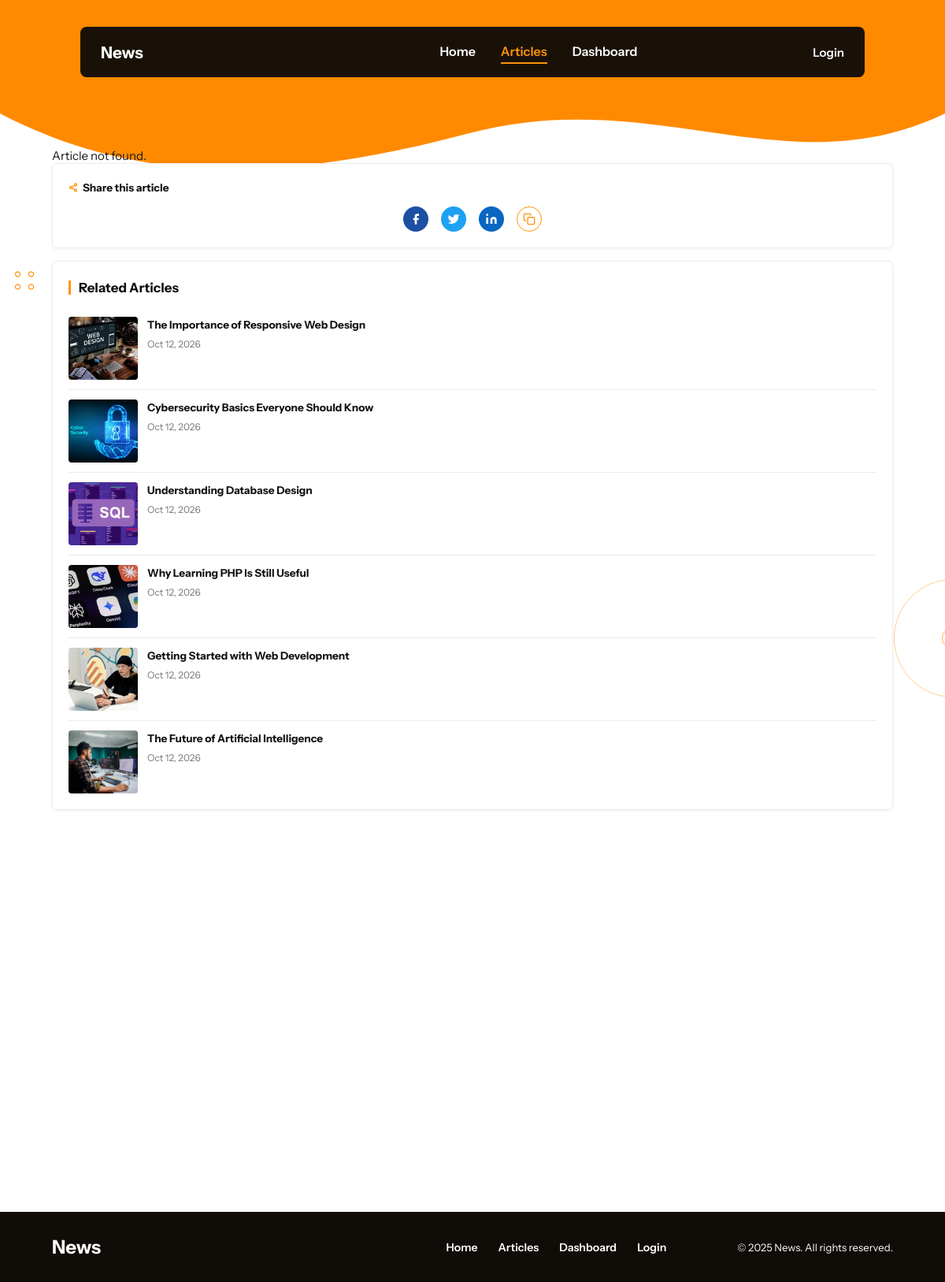
The app's page /article.php with its own data.
### tables this page shows
CREATE TABLE articles (
    id_article INT AUTO_INCREMENT PRIMARY KEY,
    title VARCHAR(255) NOT NULL,
    description TEXT NOT NULL,
    content longtext ,
    image VARCHAR(255),
    admin_id INT NOT NULL,
    category VARCHAR(50),
    created_at TIMESTAMP DEFAULT CURRENT_TIMESTAMP,
    updated_at TIMESTAMP DEFAULT CURRENT_TIMESTAMP
        ON UPDATE CURRENT_TIMESTAMP,

    FOREIGN KEY (admin_id)
        REFERENCES users(id)
        ON DELETE RESTRICT
);

### src/models/Post.php (called while the page is built, shortened)
<?php
require_once __DIR__ . "/../config/db.php";
class Articles
{
  private $conn;
  public function __construct()
  {
    $db = new Database();
    $this->conn = $db->Connection();
  }
  public function ReadAll()
  {
    $sql = "SELECT * FROM articles ORDER BY id_article DESC ";
    $stmt = $this->conn->query($sql);
    return $stmt->fetchAll(PDO::FETCH_ASSOC);
  }
  public function ReadById($id_article)
  {
    $sql = "SELECT * FROM articles WHERE id_article = :id_article ";
    $stmt = $this->conn->prepare($sql);
    $stmt->execute([
      "id_article" => $id_article
    ]);
    return $stmt->fetch(PDO::FETCH_ASSOC);
  }
}

### src/config/db.php (called while the page is built, shortened)
<?php
class Database
{
    public function Connection()
    {
        try {
            $host = getenv("DB_HOST") ?: "localhost";
            $dbname = getenv("DB_NAME") ?: "devBlog";
            $user = getenv("DB_USER") ?: "root";
            $password = getenv("DB_PASSWORD") ?: "";
            $this->conn = new PDO(
                "mysql:host={$host};dbname={$dbname};charset=utf8mb4",
                $user,
                $password
            );
            $this->conn->setAttribute(PDO::ATTR_ERRMODE,PDO::ERRMODE_EXCEPTION
            );
            return $this->conn;
        } catch (PDOException $e) {
            die("Database connection error: " . $e->getMessage());
        }
    }
}

### public/article.php (the view, shortened to what this page needs)
<?php
require_once "../src/models/Post.php";
$calldArticle = new Articles();
$id_article = $_GET['id_article'] ?? 0;
$ReadById = $calldArticle->ReadById($id_article);
?>
<!DOCTYPE html>
<html lang="en">
<head>
  <link rel="stylesheet" href="assets/css/style.css">
  <link rel="stylesheet" href="assets/css/article.css">
  <link rel="stylesheet" href="assets/css/header.css">
  <link rel="stylesheet" href="assets/css/animations.css">
</head>
<body class="article-page">
  <div class="page">
    <div class="page-bg" aria-hidden="true">
      <svg viewBox="0 0 1440 200" preserveAspectRatio="none" focusable="false">
        <path d="M0 0H1440V120C1200 200 1000 90 720 140C450 190 220 200 0 120Z" fill="#ff8a00" />
      </svg>
    </div>
    <span class="rings rings--left-1" aria-hidden="true"></span>
    <span class="big-ring" aria-hidden="true"></span>
    <?php require_once __DIR__ . '/include/header.php'; ?>
    <main class="article-card">
      <?php if ($ReadById): ?>
        <nav class="breadcrumb" aria-label="Breadcrumb">
          <a href="index.html">Home</a>
          <span aria-hidden="true">&gt;</span>
          <a href="index.html#articles">Articles</a>
          <span aria-hidden="true">&gt;</span>
          <span class="breadcrumb__current" aria-current="page">The Future of Artificial Intelligence: Trends to Watch in 2025</span>
        </nav>
        <div class="article-layout">
          <article class="post">
            <span class="post__category">
              <?= htmlspecialchars($ReadById["category"] ?? '') ?>
            </span>
            <h1 class="post__title">
              <?= htmlspecialchars($ReadById["title"] ?? '') ?>
            </h1>
            <div class="post__meta">
              <img
                class="avatar"
                src="assets/images/hassa.jpg"
                alt="Author">
              <span class="post__author">By Hassan</span>
              <span class="dot" aria-hidden="true"></span>
              <time datetime="<?= htmlspecialchars($ReadById["created_at"] ?? '') ?>">
                <?= !empty($ReadById["created_at"])
                  ? date("F d, Y", strtotime($ReadById["created_at"]))
                  : '' ?>
              </time>
              <span class="dot" aria-hidden="true"></span>
              <span>5 min read</span>
            </div>
            <img
              class="post__image"
              src="<?= htmlspecialchars(
                      !empty($ReadById["image"])
                        ? (preg_match('~^(https?://|/)~i', $ReadById["image"])
                          ? $ReadById["image"]
                          : 'assets/images/articles/' . ltrim($ReadById["image"], '/'))
                        : 'assets/images/hassa.jpg',
                      ENT_QUOTES,
                      'UTF-8'
                    ) ?>"
              alt="<?= htmlspecialchars($ReadById["title"] ?? '', ENT_QUOTES, 'UTF-8') ?>"
              onerror="this.onerror=null;this.src='assets/images/hassa.jpg';">
            <p class="post__description">
              <?= htmlspecialchars($ReadById["description"] ?? '') ?>
            </p>
            <div class="post__content">
              <?php
              $postContent = html_entity_decode($ReadById["content"] ?? '', ENT_QUOTES, 'UTF-8');
              echo strip_tags($postContent, '<h2><h3><p><br><strong><em><b><i><ul><ol><li><a><blockquote>');
              ?>
            </div>
          </article>
        <?php else: ?>
          <p>Article not found.</p>
        <?php endif; ?>
        <aside class="sidebar">
          <section class="side-box share">
            <h2 class="share__title">
              Share this article
            </h2>
            <div class="share__icons">
              <a href="#" class="share__btn share__btn--facebook" aria-label="Share on Facebook">
                <svg width="16" height="16" viewBox="0 0 24 24" fill="currentColor" aria-hidden="true">
                  <path d="M18 2h-3a5 5 0 00-5 5v3H7v4h3v8h4v-8h3l1-4h-4V7a1 1 0 011-1h3z"></path>
                </svg>
              </a>
              <a href="#" class="share__btn share__btn--twitter" aria-label="Share on Twitter">
                <svg width="16" height="16" viewBox="0 0 24 24" fill="currentColor" aria-hidden="true">
                  <path d="M23 3a10.9 10.9 0 01-3.14 1.53 4.48 4.48 0 00-7.86 3v1A10.66 10.66 0 013 4s-4 9 5 13a11.64 11.64 0 01-7 2c9 5 20 0 20-11.5a4.5 4.5 0 00-.08-.83A7.72 7.72 0 0023 3z"></path>
                </svg>
              </a>
              <a href="#" class="share__btn share__btn--linkedin" aria-label="Share on LinkedIn">
                <svg width="16" height="16" viewBox="0 0 24 24" fill="currentColor" aria-hidden="true">
                  <path d="M16 8a6 6 0 016 6v7h-4v-7a2 2 0 00-2-2 2 2 0 00-2 2v7h-4v-7a6 6 0 016-6z"></path>
                  <rect x="2" y="9" width="4" height="12"></rect>
                  <circle cx="4" cy="4" r="2"></circle>
                </svg>
              </a>
              <button type="button" class="share__btn share__btn--copy" aria-label="Copy link" id="copyLink">
                <svg width="16" height="16" viewBox="0 0 24 24" fill="none" stroke="currentColor" stroke-width="2" stroke-linecap="round" stroke-linejoin="round" aria-hidden="true">
                  <rect x="9" y="9" width="13" height="13" rx="2"></rect>
                  <path d="M5 15H4a2 2 0 01-2-2V4a2 2 0 012-2h9a2 2 0 012 2v1"></path>
                </svg>
              </button>
            </div>
          </section>
          <?php
          $relatedArticles = $calldArticle->ReadAll();
          ?>
          <section class="side-box related">
            <h2 class="bar-title">Related Articles</h2>
            <ul>
              <?php foreach ($relatedArticles as $related): ?>
                <?php if (!$ReadById || $related['id_article'] != $ReadById['id_article']): ?>
                  <li>
                    <a
                      href="article.php?id_article=<?= (int) $related['id_article'] ?>"
                      class="related__item">
                      <img
                        src="assets/images/articles/<?= htmlspecialchars($related['image'] ?? '') ?>"
                        alt="<?= htmlspecialchars($related['title']) ?>">
                      <span>
                        <strong>
                          <?= htmlspecialchars($related['title']) ?>
                        </strong>
                        <time datetime="<?= htmlspecialchars($related['created_at'] ?? '') ?>">
                          <?= !empty($related['created_at'])
                            ? date('M d, Y', strtotime($related['created_at']))
                            : '' ?>
                        </time>
                      </span>
                    </a>
                  </li>
                <?php endif; ?>
              <?php endforeach; ?>
            </ul>
          </section>
        </aside>
        </div>
     <?php  include_once "include/footer.php" ?>
</body>
</html>

### public/assets/css/style.css (style rules this page uses)
*, *::before, *::after { box-sizing: border-box; margin: 0; padding: 0; }
html { scroll-behavior: smooth; }
body { font-family: var(--font); color: var(--white); }
a { color: inherit; text-decoration: none; }

### public/assets/css/article.css (style rules this page uses)
body.article-page { --w: 100%; --max: 1500px; --ink: #1a1a1a; --text: #444; --muted: #777; --line: #ececec; color: var(--ink); font-size: 15px; }
.article-page .page { position: relative; overflow: hidden; padding-bottom: 0; }
.article-page .page-bg { position: absolute; top: 0; left: 0; width: 100%; height: 240px; z-index: 0; pointer-events: none; }
.article-page .page-bg svg { display: block; width: 100%; height: 100%; }
.article-page .rings { position: absolute; z-index: 0; width: 38px; height: 36px; background-image: radial-gradient(circle, transparent 2.4px, var(--orange) 2.6px, var(--orange) 3.4px, transparent 3.8px); background-size: 17px 16px; pointer-events: none; }
.article-page .rings--left-1 { top: 340px; left: max(8px, calc(var(--gutter) / 2 - 19px)); }
.article-page .big-ring { position: absolute; z-index: 0; top: 735px; right: -85px; width: 150px; height: 150px; border: 1px solid rgba(255, 149, 8, 0.45); border-radius: 50%; pointer-events: none; }
.article-page .big-ring::after { content: ""; position: absolute; top: 50%; left: 50%; width: 28px; height: 28px; transform: translate(-50%, -50%); border: 1px solid rgba(255, 149, 8, 0.7); border-radius: 50%; }
.article-card { position: relative; z-index: 1; width: 100%; margin: 0; padding: 90px var(--gutter) 56px; background: transparent; }
.article-card > * { max-width: var(--max); margin-left: auto; margin-right: auto; }
.side-box { background: #fff; border: 1px solid var(--line); border-radius: 6px; box-shadow: 0 1px 4px rgba(0, 0, 0, 0.06); }
.share { padding: 22px 20px 20px; }
.share__title { display: flex; align-items: center; gap: 6px; font-size: 0.85rem; font-weight: 700; color: #111; }
.share__title svg { color: var(--orange); }
.share__icons { display: flex; justify-content: center; gap: 16px; margin-top: 16px; }
.share__btn { display: grid; place-items: center; width: 32px; height: 32px; padding: 0; border: 0; border-radius: 50%; color: #fff; cursor: pointer; transition: transform 0.15s; }
.share__btn svg { width: 16px; height: 16px; }
.share__btn--facebook { background: #1d4fa3; }
.share__btn--twitter { background: #1da1f2; }
.share__btn--linkedin { background: #0a66c2; }
.share__btn--copy { background: #fff; border: 1.5px solid var(--orange); color: var(--orange); }
.related { margin-top: 16px; padding: 24px 20px 8px; }
.bar-title { padding-left: 10px; border-left: 3px solid var(--orange); font-size: 1.05rem; line-height: 1.1; font-weight: 700; color: #111; }
.related ul { list-style: none; margin-top: 16px; }
.related li + li { border-top: 1px solid var(--line); }
.related__item { display: flex; gap: 12px; padding: 12px 0; }
.related__item img { width: 88px; height: 80px; border-radius: 4px; object-fit: cover; background: #ddd; flex-shrink: 0; }
.related__item strong { display: block; font-size: 0.85rem; line-height: 1.5; font-weight: 700; color: #111; }
.related__item time { display: block; margin-top: 6px; font-size: 0.75rem; color: var(--muted); }

### public/assets/css/Animations.css (style rules this page uses)
.reveal { opacity: 0; }
.reveal.is-visible { animation: reveal-up 0.7s cubic-bezier(0.22, 0.61, 0.36, 1) var(--reveal-delay, 0ms) both; }
.share__btn--copy { position: relative; }

### public/assets/css/rout.css (style rules this page uses)
:root { --orange: #FF9408; --brown: #100C08; --brown-nav: #0b0a09f0; --blue: #1e90ff; --white: #ffffff; --font: "Instrument Sans", "Segoe UI", system-ui, -apple-system, sans-serif; }

### public/assets/css/footer.css (style rules this page uses)
:root { --gutter: clamp(20px, 5.5vw, 120px); }

### records on screen
articles: image (picture), title "The Importance of Responsive Web Design", created_at "Oct 12, 2026"
articles: image (picture), title "Cybersecurity Basics Everyone Should Know", created_at "Oct 12, 2026"
articles: image (picture), title "Understanding Database Design", created_at "Oct 12, 2026"
articles: image (picture), title "Why Learning PHP Is Still Useful", created_at "Oct 12, 2026"
articles: image (picture), title "Getting Started with Web Development", created_at "Oct 12, 2026"
articles: image (picture), title "The Future of Artificial Intelligence", created_at "Oct 12, 2026"
